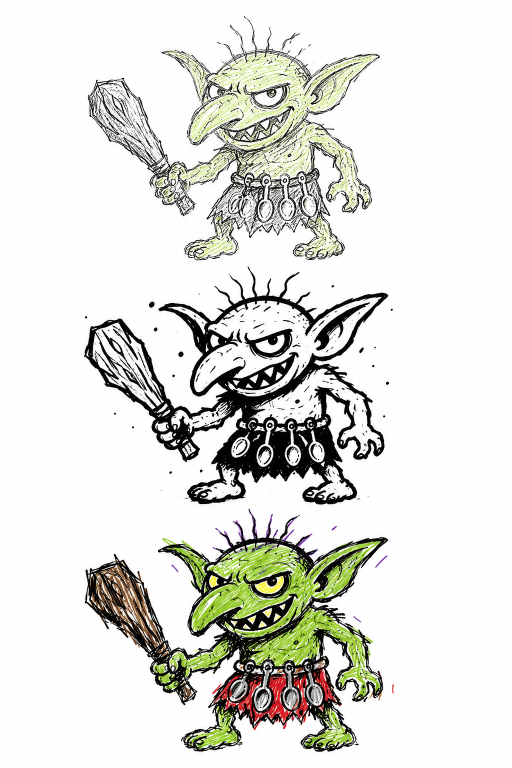
#> input picture 01_Art/WIP/enemy_sheets/Goblin.png, 1024 x 1536 px (shown at 1/2 size)
$ python split_sheet.py Goblin.png 'Lizard man.png'
#> lines starting #> are read from the running program, lines starting #| are printed output that depends on the picture
#> in main, arr is the input picture: shape (1536, 1024, 3); mean R, G, B 223.4, 223.9, 218.8
"""Notebook Knight enemy sheet splitter v2.
Usage: python3 split_sheet.py <sheet.png> <enemy_id> [--horizontal]
Splits a 3-variant sheet (base/inked/colored) into enemy_<id>[_inked|_colored].png,
transparent background, trimmed, centered on 800x1000.
v2: edge-based segmentation instead of background modeling - finds the drawn outlines,
fills them, keeps splatter details, drops background gradients/glows/vignettes."""
import sys
import numpy as np
from PIL import Image, ImageFilter
from scipy import ndimage

def split_bands(arr, n=3, axis=0):
    gray = arr[..., :3].astype(np.float32).mean(axis=2)
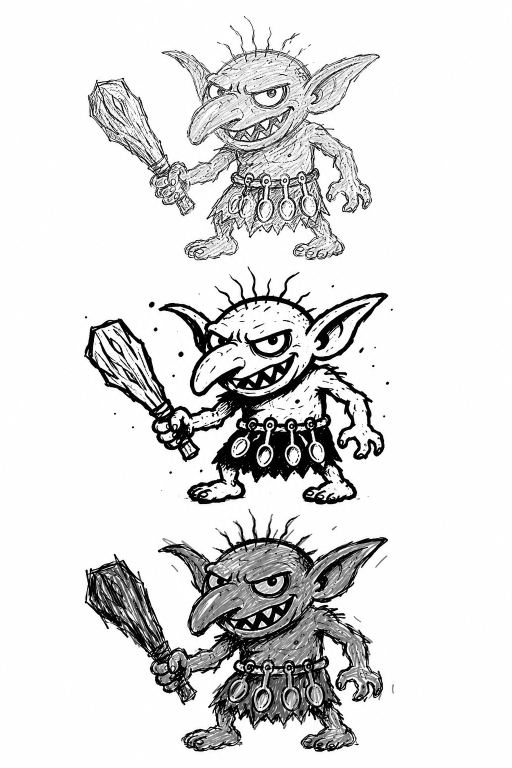
#> gray: shape (1536, 1024) float32 (shown at 1/2 size); min 0, max 255, mean 222
    grad = np.abs(np.diff(gray, axis=1 - axis)).sum(axis=1 - axis)
    k = max(5, len(grad) // 100)
#> k = 15
    prof = np.convolve(grad, np.ones(k) / k, mode='same')
    L = len(prof)
#> L = 1536
    cuts = [0]
#> cuts = [0]
    for i in range(1, n):
        lo, hi = int(L * (i / n - 0.12)), int(L * (i / n + 0.12))
        cuts.append(lo + int(np.argmin(prof[lo:hi])))
    cuts.append(L)
    return list(zip(cuts[:-1], cuts[1:]))

def extract_figure(band):
    """Edge-detect the drawn linework, close+fill it, keep sizable components."""
    arr = band.astype(np.float32)
    gray = arr[..., :3].mean(axis=2)
    gy, gx = np.gradient(gray)
    edges = np.hypot(gx, gy)
    # adaptive threshold: linework is much stronger than gradient/glow backgrounds
    t = max(6.0, np.percentile(edges, 99) * 0.12)
    mask = edges > t
    # connect strokes and fill enclosed regions
    mask = ndimage.binary_dilation(mask, iterations=4)
    mask = ndimage.binary_fill_holes(mask)
    mask = ndimage.binary_erosion(mask, iterations=3)
    # drop tiny noise, keep intentional splatter (>= 40 px)
    lbl, n = ndimage.label(mask)
    if n == 0:
        return None
    sizes = ndimage.sum(mask, lbl, range(1, n + 1))
    keep = np.isin(lbl, np.where(sizes >= 40)[0] + 1)
    # feathered alpha
    alpha = ndimage.gaussian_filter(keep.astype(np.float32), 1.2)
    alpha = np.clip((alpha - 0.25) / 0.5, 0, 1)
    return np.dstack([arr[..., :3], alpha * 255]).astype(np.uint8)

def trim_and_fit(rgba, W=800, H=1000, margin=0.04):
    a = rgba[..., 3]
    ys, xs = np.where(a > 20)
    if len(xs) == 0:
        return None
    crop = Image.fromarray(rgba[ys.min():ys.max() + 1, xs.min():xs.max() + 1])
    mw, mh = int(W * (1 - 2 * margin)), int(H * (1 - 2 * margin))
    s = min(mw / crop.width, mh / crop.height)
    crop = crop.resize((max(1, int(crop.width * s)), max(1, int(crop.height * s))), Image.LANCZOS)
    canvas = Image.new('RGBA', (W, H), (0, 0, 0, 0))
    canvas.paste(crop, ((W - crop.width) // 2, H - int(H * margin) - crop.height), crop)
    return canvas

def main():
    path, eid = sys.argv[1], sys.argv[2]
    axis = 1 if '--horizontal' in sys.argv else 0
    arr = np.array(Image.open(path).convert('RGB'))
    for (b0, b1), suf in zip(split_bands(arr, 3, axis), ['', '_inked', '_colored']):
        band = arr[b0:b1] if axis == 0 else arr[:, b0:b1]
        rgba = extract_figure(band)
        out = trim_and_fit(rgba) if rgba is not None else None
        if out is None:
            print(f'WARN: no content for {suf or "base"}')
            continue
        out.save(f'enemy_{eid}{suf}.png')
        print(f'wrote enemy_{eid}{suf}.png')
#> this loop made 3 passes
#> (b0, b1, suf, t in extract_figure, n in extract_figure, sizes in extract_figure, s in trim_and_fit) on passes 1, 3: (0, 527, '', 17.55, 2, [137519, 27], 1.25), (1016, 1536, '_colored', 17.17, 6, [155926, 98, 224, 134, 126, 143], 1.18)
#> (b0, b1, suf, t in extract_figure, n in extract_figure, s in trim_and_fit) on pass 2: (527, 1016, '_inked', 18.8, 23, 1.18)
#| wrote enemy_Lizard man.png.png
#| wrote enemy_Lizard man.png_inked.png
#| wrote enemy_Lizard man.png_colored.png
#> pass 1, in main, `band = arr[b0:b1] if axis == 0 else arr[:, b0:b1]`:
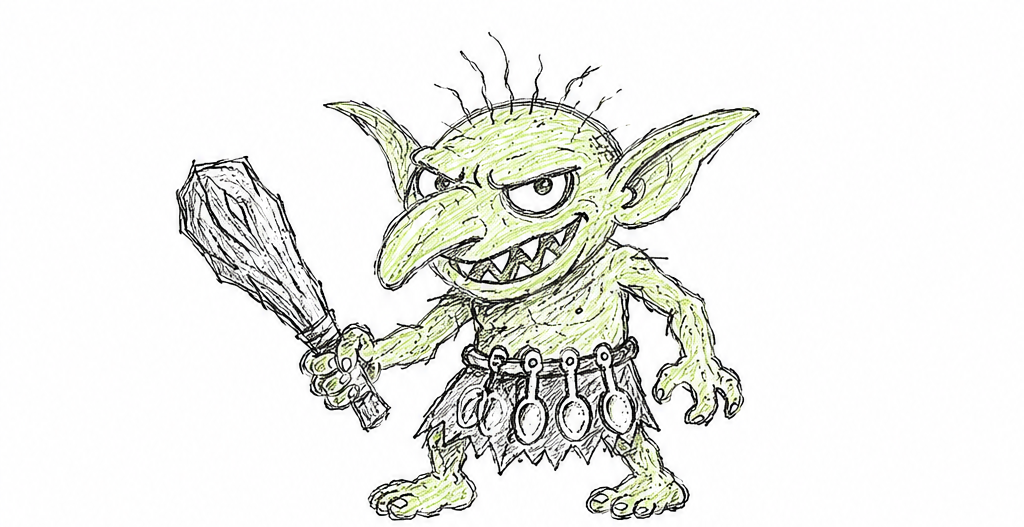
#> band: shape (527, 1024, 3); mean R, G, B 236.2, 236.9, 233.2
#> pass 1, in extract_figure, `gray = arr[..., :3].mean(axis=2)`:
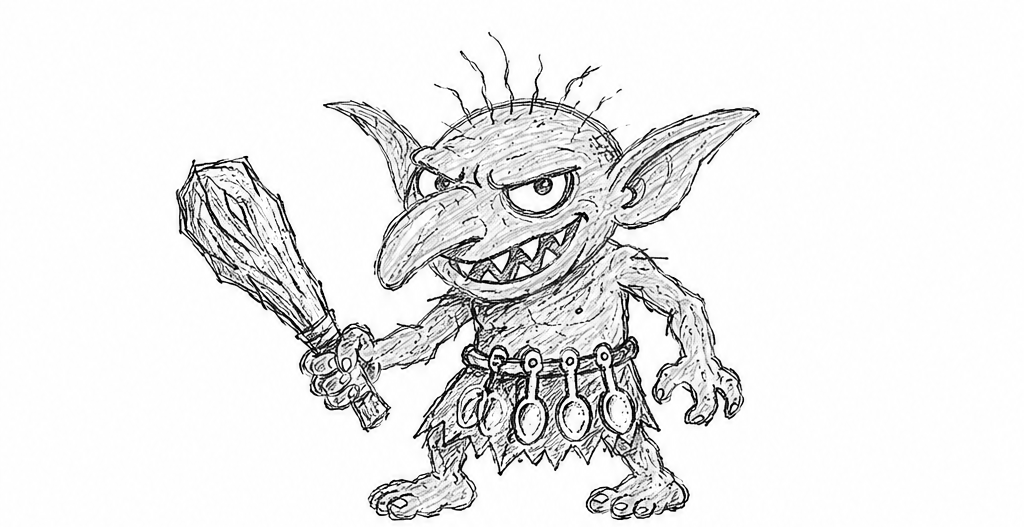
#> gray: shape (527, 1024) float32; min 0, max 255, mean 235.4
#> after the loop:
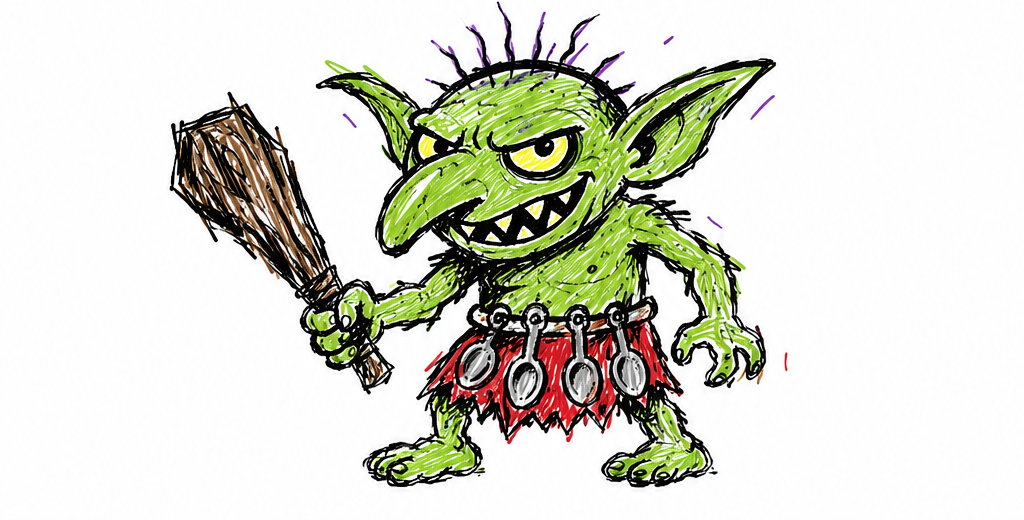
#> band: shape (520, 1024, 3); mean R, G, B 216, 217, 205.4
#> after the loop:
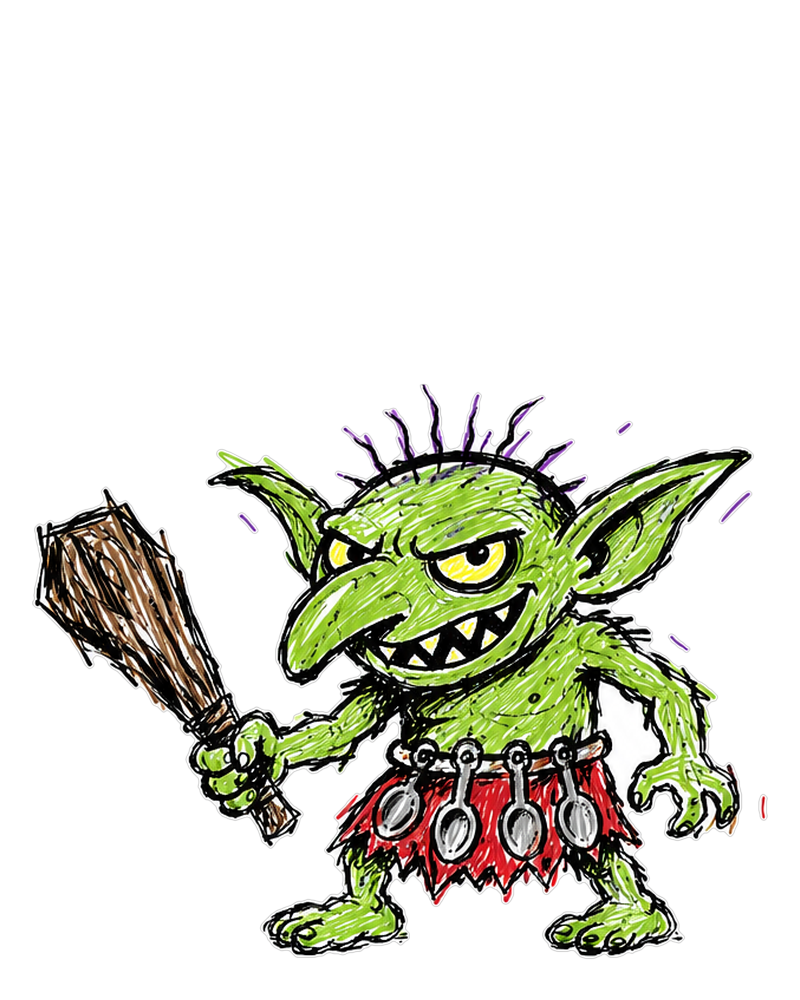
#> out: PIL image 800x1000 RGBA; mean R, G, B, A 34.1, 35.1, 24.3, 69; transparent parts drawn white

if __name__ == '__main__':
    main()

$ run again, on 01_Art/WIP/enemy_sheets/Orc archer.png
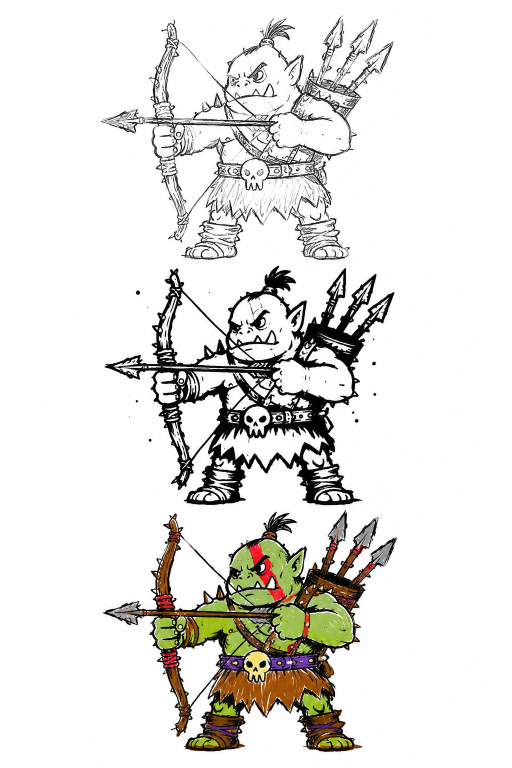
#> input picture 01_Art/WIP/enemy_sheets/Orc archer.png, 1024 x 1536 px (shown at 1/2 size)
#> in main, arr is the input picture: shape (1536, 1024, 3); mean R, G, B 226.6, 225.5, 222.2
#> k = 15
#> L = 1536
#> cuts = [0]
#> the loop in main, `for (b0, b1), suf in zip(split_bands(arr, 3, axis), ['', '_inked', '_c..` made 3 passes
#> (b0, b1, suf, t in extract_figure, n in extract_figure, sizes in extract_figure, s in trim_and_fit) on passes 1 to 3: (0, 527, '', 16.29, 1, [149046], 1.25), (527, 1016, '_inked', 17.94, 13, [152019, 118, 26, 27, 39, 103, 72, 18, 57, 62, 24, 100, 76], 1.26), (1016, 1536, '_colored', 15.26, 1, [151460], 1.24)
#> (printed output is left out)
#> after the loop in main, `for (b0, b1), suf in zip(split_bands(arr, 3, axis), ['', '_inked', '_c..`:
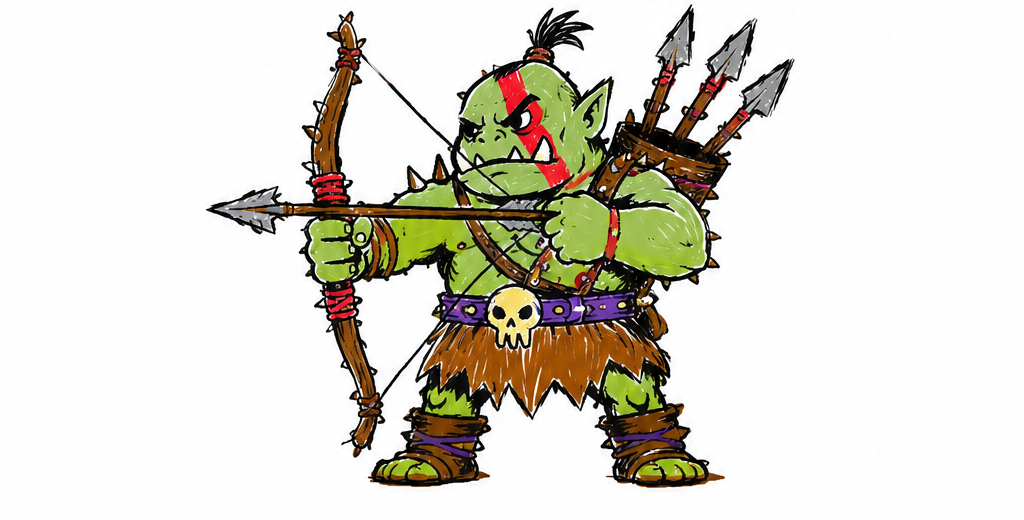
#> band: shape (520, 1024, 3); mean R, G, B 219.6, 216.4, 206.7
#> after the loop in main, `for (b0, b1), suf in zip(split_bands(arr, 3, axis), ['', '_inked', '_c..`:
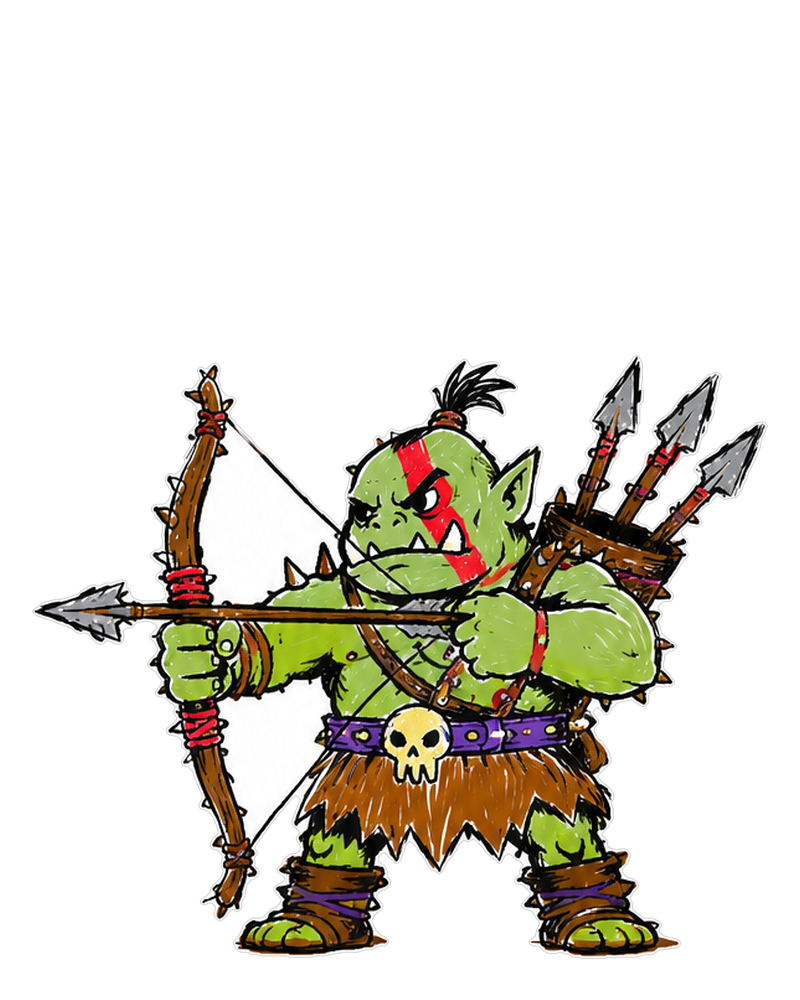
#> out: PIL image 800x1000 RGBA; mean R, G, B, A 38.7, 35.5, 25.5, 73.7; transparent parts drawn white

$ run again, on 01_Art/WIP/enemy_sheets/Skeleton.png
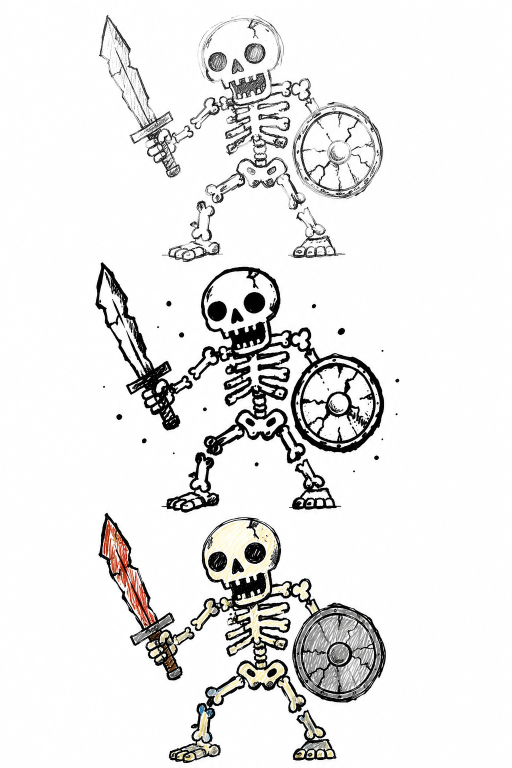
#> input picture 01_Art/WIP/enemy_sheets/Skeleton.png, 1024 x 1536 px (shown at 1/2 size)
#> in main, arr is the input picture: shape (1536, 1024, 3); mean R, G, B 233.2, 232.7, 232.2
#> k = 15
#> L = 1536
#> cuts = [0]
#> the loop in main, `for (b0, b1), suf in zip(split_bands(arr, 3, axis), ['', '_inked', '_c..` made 3 passes
#> (b0, b1, suf, t in extract_figure, n in extract_figure, sizes in extract_figure, s in trim_and_fit) on passes 1, 3: (0, 527, '', 14.99, 2, [110111, 7], 1.28), (1027, 1536, '_colored', 17.09, 1, [112630], 1.27)
#> (printed output is left out)
#> after the loop in main, `for (b0, b1), suf in zip(split_bands(arr, 3, axis), ['', '_inked', '_c..`:
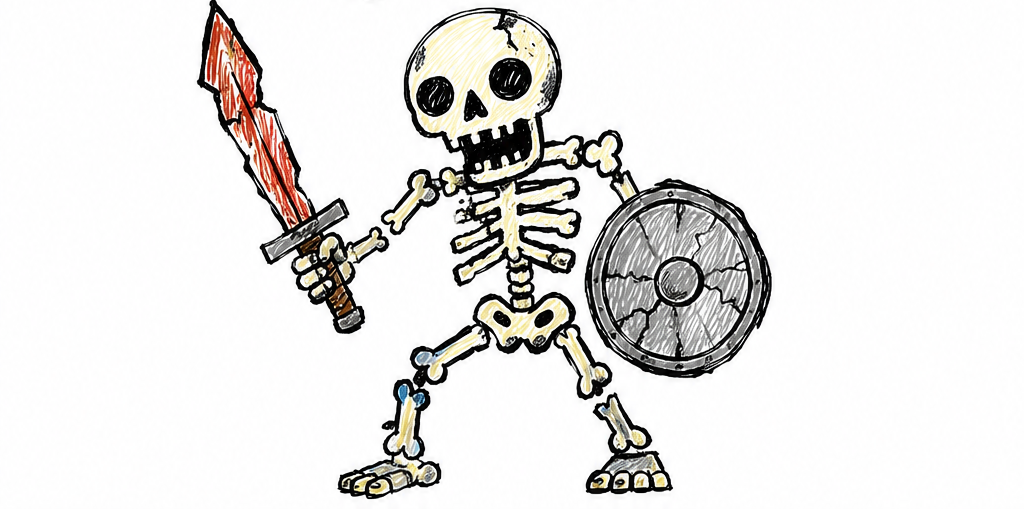
#> band: shape (509, 1024, 3); mean R, G, B 230.4, 229, 227.5
#> after the loop in main, `for (b0, b1), suf in zip(split_bands(arr, 3, axis), ['', '_inked', '_c..`:
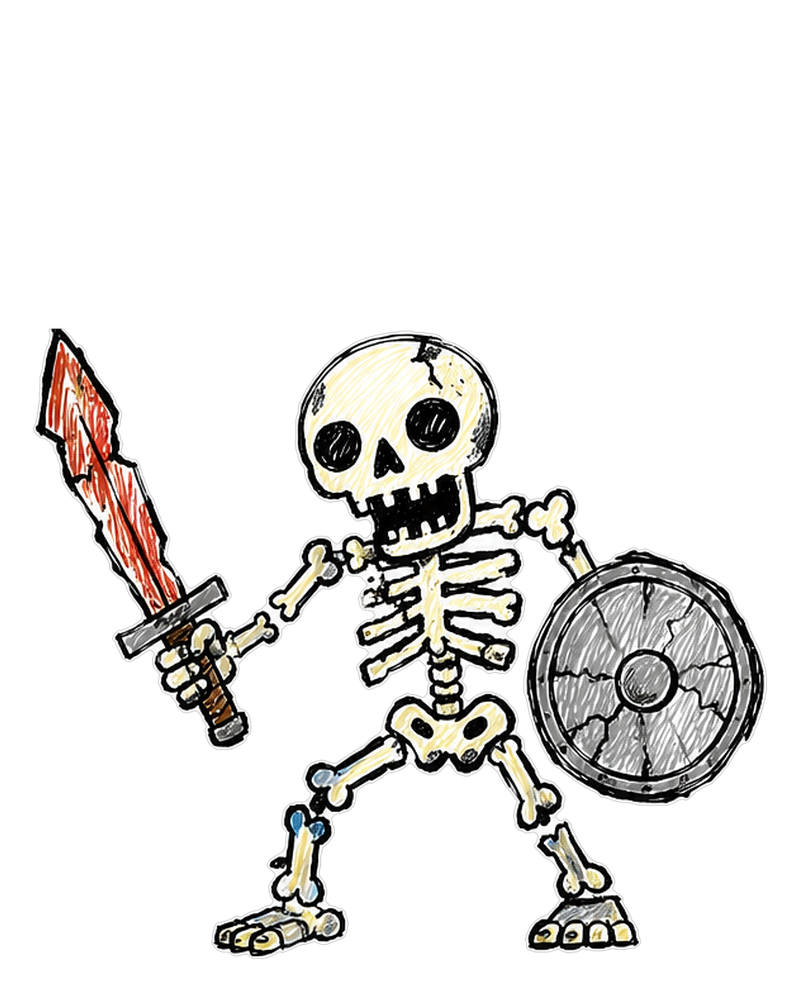
#> out: PIL image 800x1000 RGBA; mean R, G, B, A 32.6, 31.3, 29.6, 57; transparent parts drawn white

$ run again, on 01_Art/WIP/enemy_sheets/Wolf.png
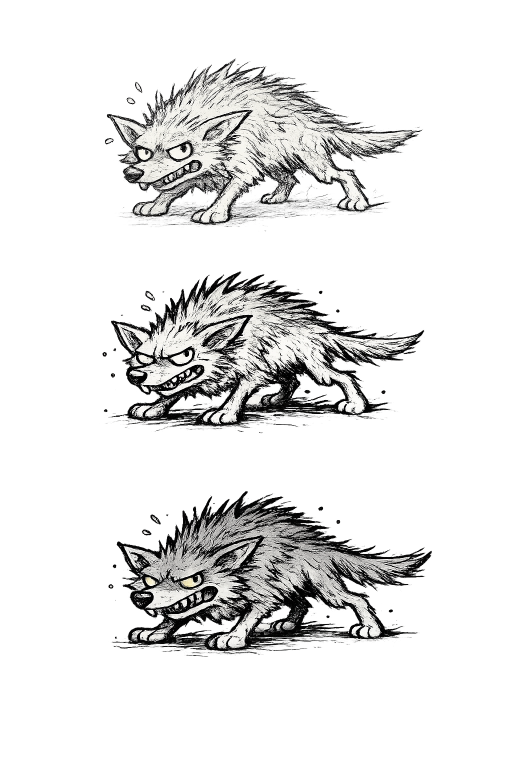
#> input picture 01_Art/WIP/enemy_sheets/Wolf.png, 1024 x 1536 px (shown at 1/2 size)
#> in main, `arr = np.array(Image.open(path).convert('RGB'))`:
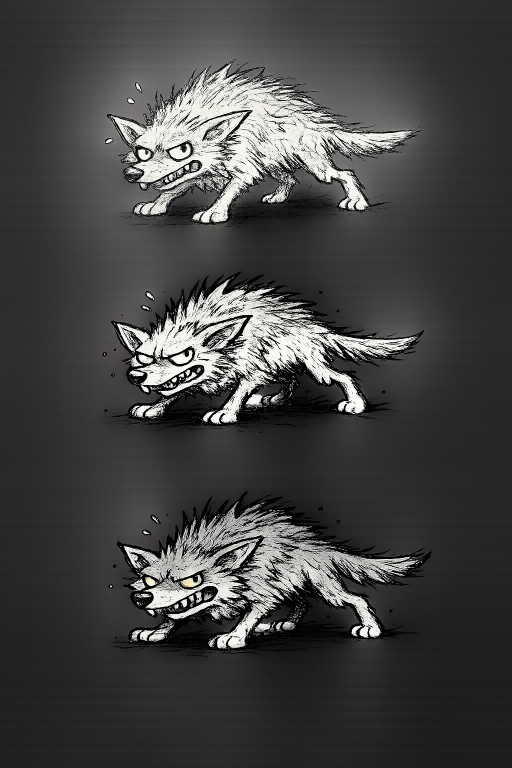
#> arr: shape (1536, 1024, 3) (shown at 1/2 size); mean R, G, B 67.7, 67.3, 66.7
#> k = 15
#> L = 1536
#> cuts = [0]
#> the loop in main, `for (b0, b1), suf in zip(split_bands(arr, 3, axis), ['', '_inked', '_c..` made 3 passes
#> (b0, b1, suf, t in extract_figure, n in extract_figure, s in trim_and_fit) on passes 1 to 3: (0, 479, '', 16.35, 27, 1.15), (479, 959, '_inked', 17.25, 27, 1.14), (959, 1536, '_colored', 15.59, 25, 1.13)
#> (printed output is left out)
#> after the loop in main, `for (b0, b1), suf in zip(split_bands(arr, 3, axis), ['', '_inked', '_c..`:
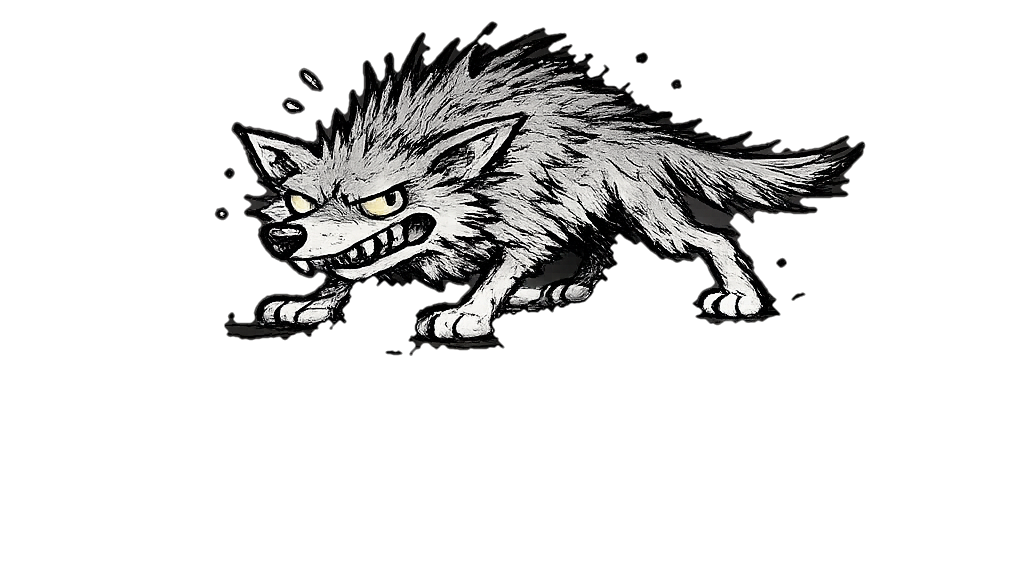
#> rgba: shape (577, 1024, 4); mean R, G, B, A 52, 51.6, 51.3, 49.5; transparent parts drawn white
